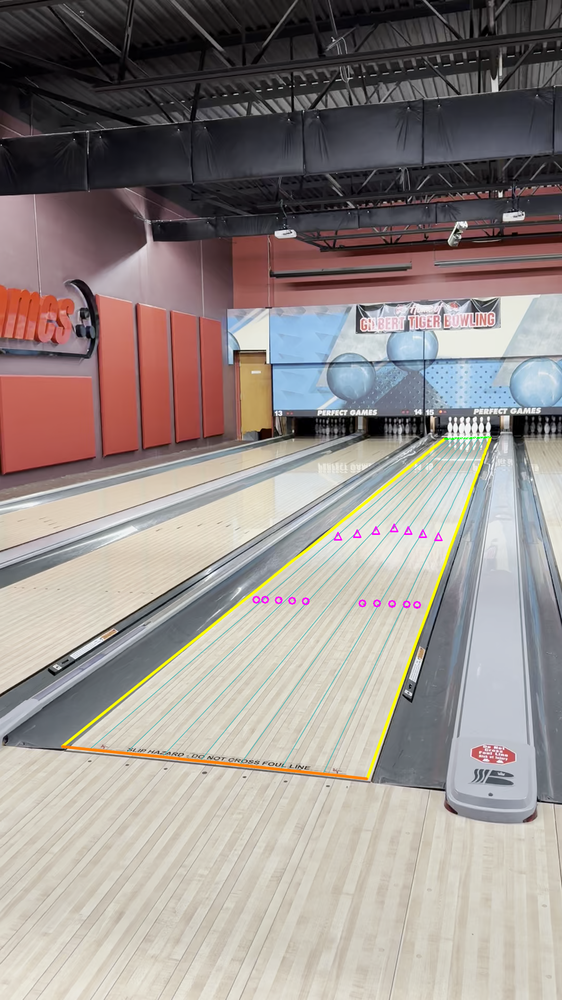
#> input picture experiments/calibration_v11/overlays/IMG_5105_overlay.png, 562 x 1000 px, shrunk from 1080 x 1920 before the run; its folder holds only this picture in this run
$ python -i lane_autodetect.py   (imports and definitions only)
#> lines starting #> are read from the running program, lines starting #| are printed output that depends on the picture; after the words box and inside, x2 and y2 are one past the last pixel; in counts of white or black regions, pixels touching at a corner belong together
#> further down, picture is the input picture: shape (1000, 562, 3); mean B, G, R 138.1, 141.8, 150.5
"""
Trueline lane auto-detect — prototype v2 (gutter-line based).

Idea: the two gutter channels are the strongest, longest, near-linear edges that
converge toward the pins. Find them, keep the pair that brackets the frame's
horizontal center at the bottom (in the real app the subject lane is centered),
and intersect those two lines with a near row (foul end) and a far row (pin end)
to get the four corners.
"""
import glob
import os

import cv2
import numpy as np


def _candidate_lines(frame):
    h, w = frame.shape[:2]
#> h = 1000; w = 562
    gray = cv2.cvtColor(frame, cv2.COLOR_BGR2GRAY)
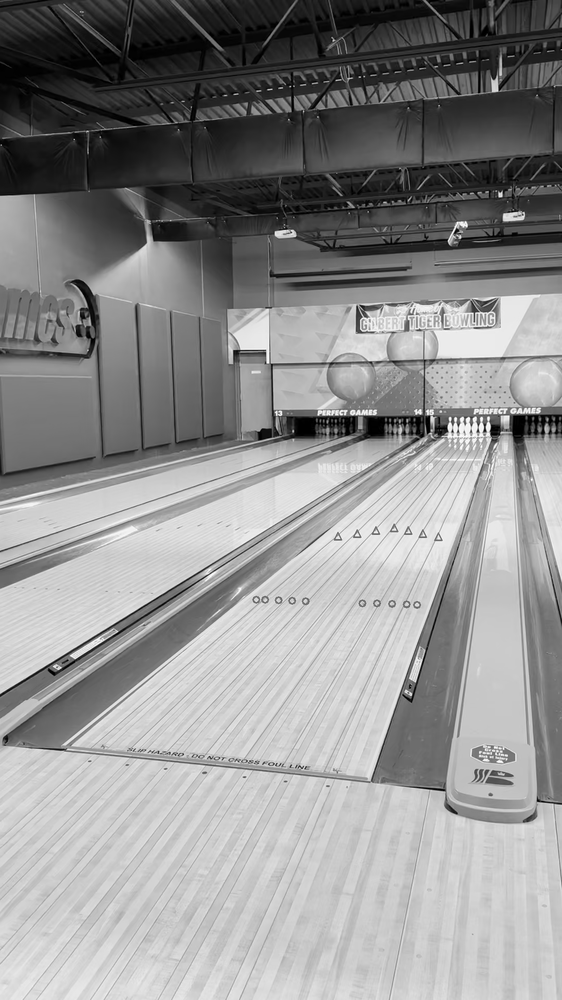
#> gray: shape (1000, 562); min 0, max 255, mean 144
    gray = cv2.GaussianBlur(gray, (5, 5), 0)
    edges = cv2.Canny(gray, 40, 120)
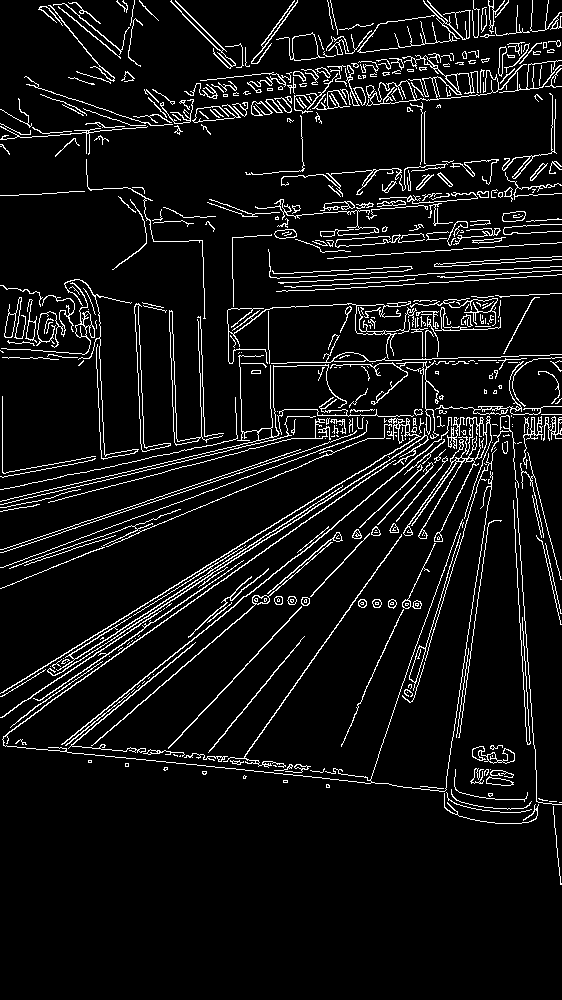
#> edges: shape (1000, 562); 7.3% white in thin lines or dots, all inside (x1, y1, x2, y2) = (0, 0, 562, 885)
    segs = cv2.HoughLinesP(
        edges, 1, np.pi / 180, threshold=80,
        minLineLength=int(0.18 * h), maxLineGap=int(0.04 * h),
    )
#> segs = 145 rows, first 6: [351, 510, 542, 355], [91, 747, 338, 532], [506, 347, 538, 805], [57, 674, 550, 354], [16, 684, 544, 355], [3, 744, 536, 800]
    if segs is None:
        return []
    lines = []
    for x1, y1, x2, y2 in segs[:, 0]:
        # Video borders produce strong artificial vertical edges; a segment
        # hugging the frame edge is never a gutter.
        if (x1 <= 3 and x2 <= 3) or (x1 >= w - 4 and x2 >= w - 4):
            continue
        dy = y2 - y1
        if abs(dy) < 1:
            continue
        a = (x2 - x1) / dy          # x = a*y + b
        b = x1 - a * y1
        ang = np.degrees(np.arctan2(abs(dy), abs(x2 - x1)))  # 90 = vertical
        if ang < 35:                # too horizontal to be a gutter
            continue
        length = np.hypot(x2 - x1, y2 - y1)
        lines.append({"a": a, "b": b, "len": length,
                      "x_bot": a * h + b, "ang": ang})
#> this loop made 145 passes
#> (x1, y1, x2, y2, dy, a, b, ang) on passes 4, 5, 6, 8, 14, 17, 18, 19, 20, 22, 23, 25: (57, 674, 550, 354, -320, -1.54, 1095.4, 32.99), (16, 684, 544, 355, -329, -1.6, 1113.7, 31.93), (3, 744, 536, 800, 56, 9.52, -7078.3, 6), (51, 674, 342, 485, -189, -1.54, 1088.7, 33), (2, 137, 486, 94, -43, -11.26, 1544, 5.08), (60, 545, 442, 405, -140, -2.73, 1547.1, 20.13), (48, 502, 375, 415, -87, -3.76, 1934.8, 14.9), (282, 177, 531, 160, -17, -14.65, 2874.5, 3.91), (0, 588, 561, 361, -227, -2.47, 1453.2, 22.03), (52, 674, 342, 486, -188, -1.54, 1091.7, 32.95), (4, 695, 245, 545, -150, -1.61, 1120.6, 31.9), (155, 105, 553, 49, -56, -7.11, 901.2, 8.01)
#> (x1, y1, x2, y2, dy, a, b, ang) on passes 1, 2, 3, 7, 9, 10: (351, 510, 542, 355, -155, -1.23, 979.5, 39.06), (91, 747, 338, 532, -215, -1.15, 949.2, 41.04), (506, 347, 538, 805, 458, 0.0699, 481.8, 86), (156, 761, 487, 406, -355, -0.932, 865.6, 47), (76, 682, 454, 417, -265, -1.43, 1048.8, 35.03), (157, 761, 536, 355, -406, -0.933, 867.4, 46.97)
#> after the loop, lines = 57 items
    return lines


# [66 lines left out: functions detect_corners, draw, not called in this run]


# [10 lines not run here, left out]

>>> import cv2
>>> picture = cv2.imread('calibration_v11/overlays/IMG_5105_overlay.png')
>>> result = _candidate_lines(picture)
#> result = 57 items
